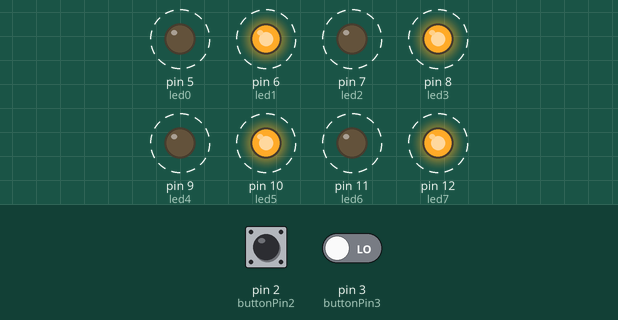
A sketch run on a simulated Arduino Uno, built with avr-gcc and run on an emulated ATmega328P. Shown: output pins drawn as LEDs (lit = HIGH). Dashed ring = blinking. Inputs (shaded band) come from the test bench; at power-on: pin 2 (buttonPin2) HIGH, pin 3 (buttonPin3) LOW.

Above: at 2.8 s.
2.9 s: pin 2 (buttonPin2) pulled LOW for 1.2 s
At 3.4 s:
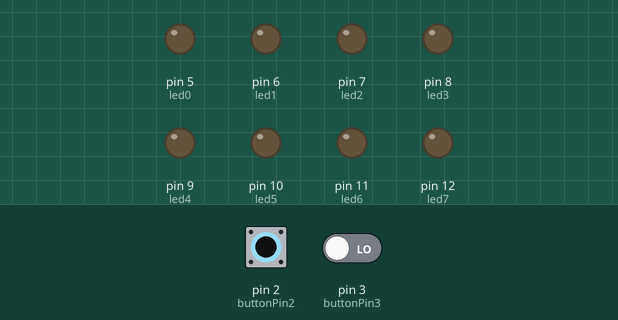
9.9 s: pin 2 (buttonPin2) driven LOW and pin 3 (buttonPin3) driven HIGH
At 10.4 s:
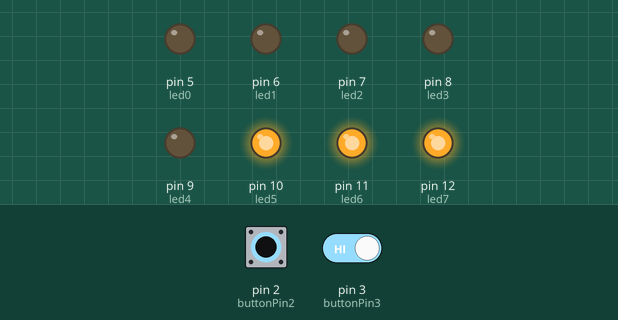
14.0 s: pin 2 (buttonPin2) driven HIGH
At 18.9 s:
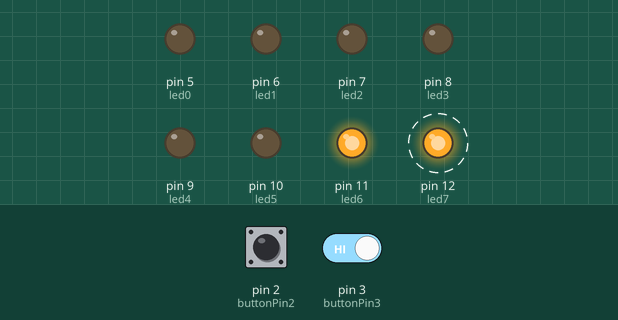
Timing chart, 0 to 23.5 s (numbered marks = the images above; inputs shaded):
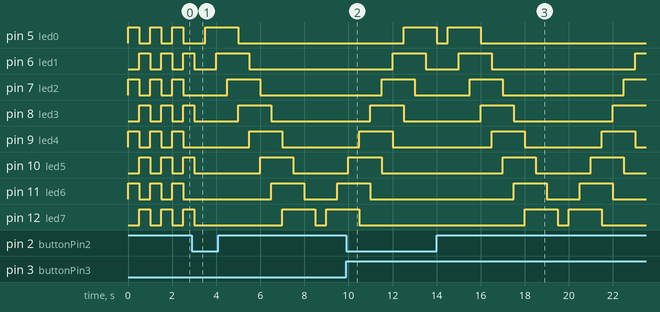

Measured:
- by itself, pin 9 (led4): alternates HIGH for 1.5 s and LOW for 3.5 s
- by itself, pin 10 (led5): alternates HIGH for 1.5 s and LOW for 2.5 s
- by itself, pin 11 (led6): alternates HIGH for 1.5 s and LOW for 1.5 s
- by itself, pin 12 (led7): alternates HIGH for 1.5 s and LOW for 0.50 s

The sketch:

sketch_nov21b.ino
```cpp
/**********************************************************************************
**                                                                               **
**                              Array de 8 LEDs                                  **
**                                                                               **
**********************************************************************************/

//********** Includes *************************************************************

//********** Variables ************************************************************
const byte led0 = 5;          // donar nom al pin 5 de l’Arduino
const byte led1 = 6;          // donar nom al pin 6 de l’Arduino
const byte led2 = 7;          // donar nom al pin 7 de l’Arduino
const byte led3 = 8;          // donar nom al pin 8 de l’Arduino
const byte led4 = 9;          // donar nom al pin 9 de l’Arduino
const byte led5 = 10;         // donar nom al pin 10 de l’Arduino
const byte led6 = 11;         // donar nom al pin 11 de l’Arduino
const byte led7 = 12;         // donar nom al pin 12 de l’Arduino
const byte buttonPin2 = 2;     // donar nom al pin 2 de l’Arduino
const byte buttonPin3 = 3;     // donar nom al pin 3 de l’Arduino
byte buttonState2 = 0;
byte buttonState3 = 0;
unsigned long pausa = 500;

//********** Setup ****************************************************************
void setup()
{
  pinMode(led0, OUTPUT);     // definir el pin 5 com una sortida
  pinMode(led1, OUTPUT);     // definir el pin 6 com una sortida
  pinMode(led2, OUTPUT);     // definir el pin 7 com una sortida
  pinMode(led3, OUTPUT);     // definir el pin 8 com una sortida
  pinMode(led4, OUTPUT);     // definir el pin 9 com una sortida
  pinMode(led5, OUTPUT);     // definir el pin 10 com una sortida
  pinMode(led6, OUTPUT);     // definir el pin 11 com una sortida
  pinMode(led7, OUTPUT);     // definir el pin 12 com una sortida
  pinMode(buttonPin2, INPUT); // definir el pin 2 com una entrada
  pinMode(buttonPin3, INPUT); // definir el pin 3 com una entrada
}

//********** Loop *****************************************************************
void loop()
{
  buttonState2 = digitalRead(buttonPin2);
  buttonState3 = digitalRead(buttonPin3);


  if (buttonState2 == 0 && buttonState3 == 1)
  {
    digitalWrite(led0, HIGH);    // posar a 5V el pin 5
    digitalWrite(led1, HIGH);    // posar a 5V el pin 6
    digitalWrite(led2, HIGH);    // posar a 5V el pin 7
    digitalWrite(led3, HIGH);    // posar a 5V el pin 8
    digitalWrite(led4, HIGH);    // posar a 5V el pin 9
    digitalWrite(led5, HIGH);    // posar a 5V el pin 10
    digitalWrite(led6, HIGH);    // posar a 5V el pin 11
    digitalWrite(led7, HIGH);    // posar a 5V el pin 12
    delay(500);
    digitalWrite(led0, LOW);     // posar a 0V el pin 5
    digitalWrite(led1, LOW);     // posar a 0V el pin 6
    digitalWrite(led2, LOW);     // posar a 0V el pin 7
    digitalWrite(led3, LOW);     // posar a 0V el pin 8
    digitalWrite(led4, LOW);     // posar a 0V el pin 9
    digitalWrite(led5, LOW);     // posar a 0V el pin 10
    digitalWrite(led6, LOW);     // posar a 0V el pin 11
    digitalWrite(led7, LOW);     // posar a 0V el pin 12
    delay(500);
  }
   if (buttonState2 == 1 && buttonState3 == 0)
  {
    digitalWrite(led0, HIGH);    // posar a 5V el pin 5
    digitalWrite(led1, LOW);     // posar a 0V el pin 6
    digitalWrite(led2, HIGH);    // posar a 5V el pin 7
    digitalWrite(led3, LOW);     // posar a 0V el pin 8
    digitalWrite(led4, HIGH);    // posar a 5V el pin 9
    digitalWrite(led5, LOW);     // posar a 0V el pin 10
    digitalWrite(led6, HIGH);    // posar a 5V el pin 11
    digitalWrite(led7, LOW);     // posar a 0V el pin 12
    delay(pausa);
    digitalWrite(led0, LOW);     // posar a 0V el pin 5
    digitalWrite(led1, HIGH);    // posar a 5V el pin 6
    digitalWrite(led2, LOW);     // posar a 0V el pin 7
    digitalWrite(led3, HIGH);    // posar a 5V el pin 8
    digitalWrite(led4, LOW);     // posar a 0V el pin 9
    digitalWrite(led5, HIGH);    // posar a 5V el pin 10
    digitalWrite(led6, LOW);     // posar a 0V el pin 11
    digitalWrite(led7, HIGH);    // posar a 5V el pin 12
    delay(pausa);
  }
  else
  {
    digitalWrite(led0, LOW);
    digitalWrite(led1, LOW);
    digitalWrite(led2, LOW);
    digitalWrite(led3, LOW);
    digitalWrite(led4, LOW);
    digitalWrite(led5, LOW);
    digitalWrite(led6, LOW);
    digitalWrite(led7, LOW);

    delay(pausa);

    digitalWrite(led0, HIGH);
    digitalWrite(led1, LOW);
    digitalWrite(led2, LOW);
    digitalWrite(led3, LOW);
    digitalWrite(led4, LOW);
    digitalWrite(led5, LOW);
    digitalWrite(led6, LOW);
    digitalWrite(led7, LOW);

    delay(pausa);

    digitalWrite(led0, HIGH);
    digitalWrite(led1, HIGH);
    digitalWrite(led2, LOW);
    digitalWrite(led3, LOW);
    digitalWrite(led4, LOW);
    digitalWrite(led5, LOW);
    digitalWrite(led6, LOW);
    digitalWrite(led7, LOW);

    delay(pausa);

    digitalWrite(led0, HIGH);
    digitalWrite(led1, HIGH);
    digitalWrite(led2, HIGH);
    digitalWrite(led3, LOW);
    digitalWrite(led4, LOW);
    digitalWrite(led5, LOW);
    digitalWrite(led6, LOW);
    digitalWrite(led7, LOW);

    delay(pausa);

    digitalWrite(led0, LOW);
    digitalWrite(led1, HIGH);
    digitalWrite(led2, HIGH);
    digitalWrite(led3, HIGH);
    digitalWrite(led4, LOW);
    digitalWrite(led5, LOW);
    digitalWrite(led6, LOW);
    digitalWrite(led7, LOW);

    delay(pausa);

    digitalWrite(led0, LOW);
    digitalWrite(led1, LOW);
    digitalWrite(led2, HIGH);
    digitalWrite(led3, HIGH);
    digitalWrite(led4, HIGH);
    digitalWrite(led5, LOW);
    digitalWrite(led6, LOW);
    digitalWrite(led7, LOW);

    delay(pausa);

    digitalWrite(led0, LOW);
    digitalWrite(led1, LOW);
    digitalWrite(led2, LOW);
    digitalWrite(led3, HIGH);
    digitalWrite(led4, HIGH);
    digitalWrite(led5, HIGH);
    digitalWrite(led6, LOW);
    digitalWrite(led7, LOW);

    delay(pausa);

    digitalWrite(led0, LOW);
    digitalWrite(led1, LOW);
    digitalWrite(led2, LOW);
    digitalWrite(led3, LOW);
    digitalWrite(led4, HIGH);
    digitalWrite(led5, HIGH);
    digitalWrite(led6, HIGH);
    digitalWrite(led7, LOW);

    delay(pausa);

    digitalWrite(led0, LOW);
    digitalWrite(led1, LOW);
    digitalWrite(led2, LOW);
    digitalWrite(led3, LOW);
    digitalWrite(led4, LOW);
    digitalWrite(led5, HIGH);
    digitalWrite(led6, HIGH);
    digitalWrite(led7, HIGH);

    delay(pausa);

    digitalWrite(led0, LOW);
    digitalWrite(led1, LOW);
    digitalWrite(led2, LOW);
    digitalWrite(led3, LOW);
    digitalWrite(led4, LOW);
    digitalWrite(led5, LOW);
    digitalWrite(led6, HIGH);
    digitalWrite(led7, HIGH);

    delay(pausa);

    digitalWrite(led0, LOW);
    digitalWrite(led1, LOW);
    digitalWrite(led2, LOW);
    digitalWrite(led3, LOW);
    digitalWrite(led4, LOW);
    digitalWrite(led5, LOW);
    digitalWrite(led6, LOW);
    digitalWrite(led7, HIGH);

    delay(pausa);

    digitalWrite(led0, LOW);
    digitalWrite(led1, LOW);
    digitalWrite(led2, LOW);
    digitalWrite(led3, LOW);
    digitalWrite(led4, LOW);
    digitalWrite(led5, LOW);
    digitalWrite(led6, LOW);
    digitalWrite(led7, LOW);

    delay(pausa);

    digitalWrite(led0, LOW);
    digitalWrite(led1, LOW);
    digitalWrite(led2, LOW);
    digitalWrite(led3, LOW);
    digitalWrite(led4, LOW);
    digitalWrite(led5, LOW);
    digitalWrite(led6, LOW);
    digitalWrite(led7, HIGH);

    delay(pausa);

    digitalWrite(led0, LOW);
    digitalWrite(led1, LOW);
    digitalWrite(led2, LOW);
    digitalWrite(led3, LOW);
    digitalWrite(led4, LOW);
    digitalWrite(led5, LOW);
    digitalWrite(led6, HIGH);
    digitalWrite(led7, HIGH);

    delay(pausa);

    digitalWrite(led0, LOW);
    digitalWrite(led1, LOW);
    digitalWrite(led2, LOW);
    digitalWrite(led3, LOW);
    digitalWrite(led4, LOW);
    digitalWrite(led5, HIGH);
    digitalWrite(led6, HIGH);
    digitalWrite(led7, HIGH);

    delay(pausa);

    digitalWrite(led0, LOW);
    digitalWrite(led1, LOW);
    digitalWrite(led2, LOW);
    digitalWrite(led3, LOW);
    digitalWrite(led4, HIGH);
    digitalWrite(led5, HIGH);
    digitalWrite(led6, HIGH);
    digitalWrite(led7, LOW);

    delay(pausa);

    digitalWrite(led0, LOW);
    digitalWrite(led1, LOW);
    digitalWrite(led2, LOW);
    digitalWrite(led3, HIGH);
    digitalWrite(led4, HIGH);
    digitalWrite(led5, HIGH);
    digitalWrite(led6, LOW);
    digitalWrite(led7, LOW);

    delay(pausa);

    digitalWrite(led0, LOW);
    digitalWrite(led1, LOW);
    digitalWrite(led2, HIGH);
    digitalWrite(led3, HIGH);
    digitalWrite(led4, HIGH);
    digitalWrite(led5, LOW);
    digitalWrite(led6, LOW);
    digitalWrite(led7, LOW);

    delay(pausa);

    digitalWrite(led0, LOW);
    digitalWrite(led1, HIGH);
    digitalWrite(led2, HIGH);
    digitalWrite(led3, HIGH);
    digitalWrite(led4, LOW);
    digitalWrite(led5, LOW);
    digitalWrite(led6, LOW);
    digitalWrite(led7, LOW);

    delay(pausa);

    digitalWrite(led0, HIGH);
    digitalWrite(led1, HIGH);
    digitalWrite(led2, HIGH);
    digitalWrite(led3, LOW);
    digitalWrite(led4, LOW);
    digitalWrite(led5, LOW);
    digitalWrite(led6, LOW);
    digitalWrite(led7, LOW);

    delay(pausa);

    digitalWrite(led0, HIGH);
    digitalWrite(led1, HIGH);
    digitalWrite(led2, LOW);
    digitalWrite(led3, LOW);
    digitalWrite(led4, LOW);
    digitalWrite(led5, LOW);
    digitalWrite(led6, LOW);
    digitalWrite(led7, LOW);

    delay(pausa);

    digitalWrite(led0, HIGH);
    digitalWrite(led1, LOW);
    digitalWrite(led2, LOW);
    digitalWrite(led3, LOW);
    digitalWrite(led4, LOW);
    digitalWrite(led5, LOW);
    digitalWrite(led6, LOW);
    digitalWrite(led7, LOW);

    delay(pausa);
  }
}
//********** Funcions *************************************************************
```
